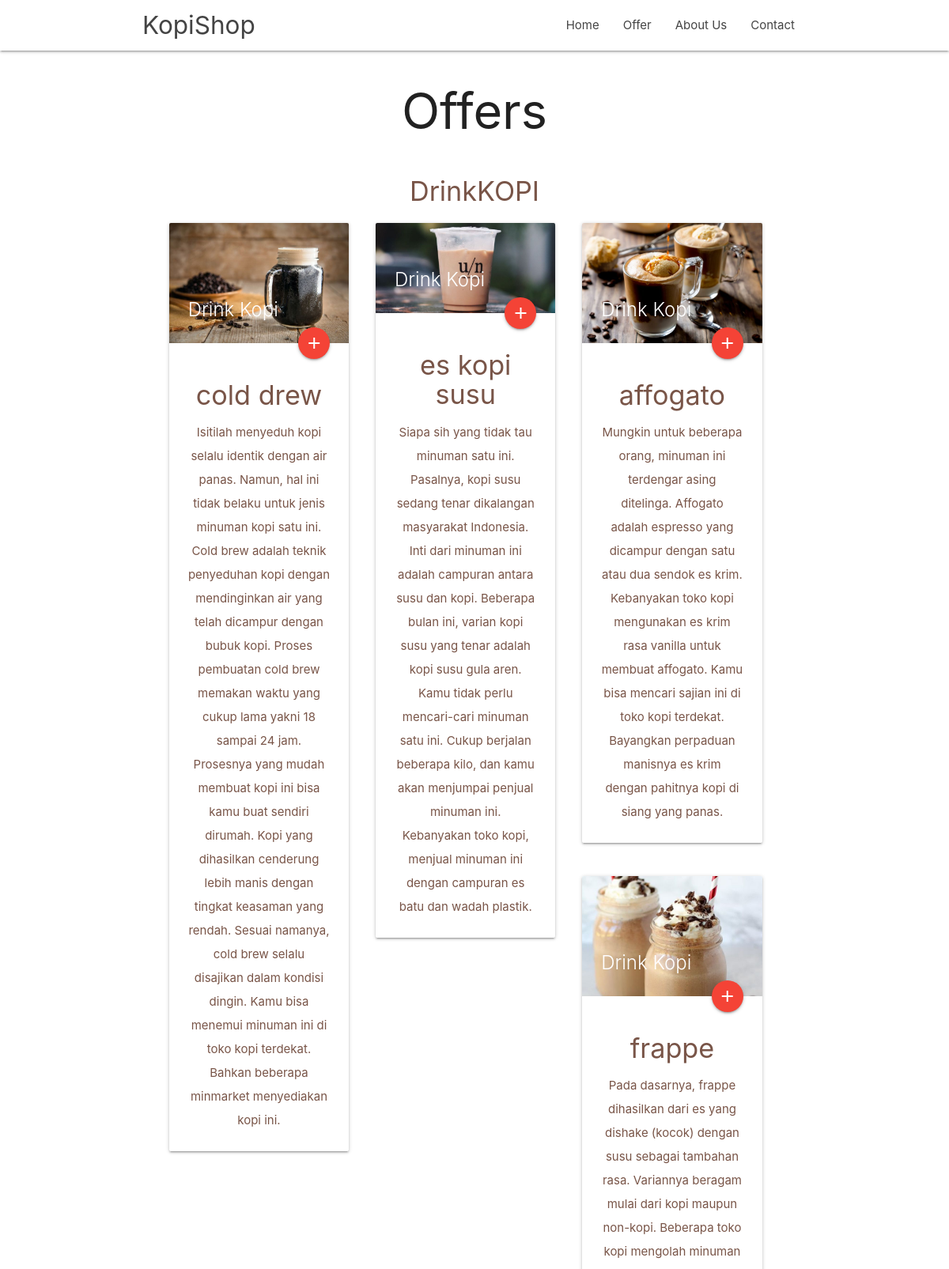
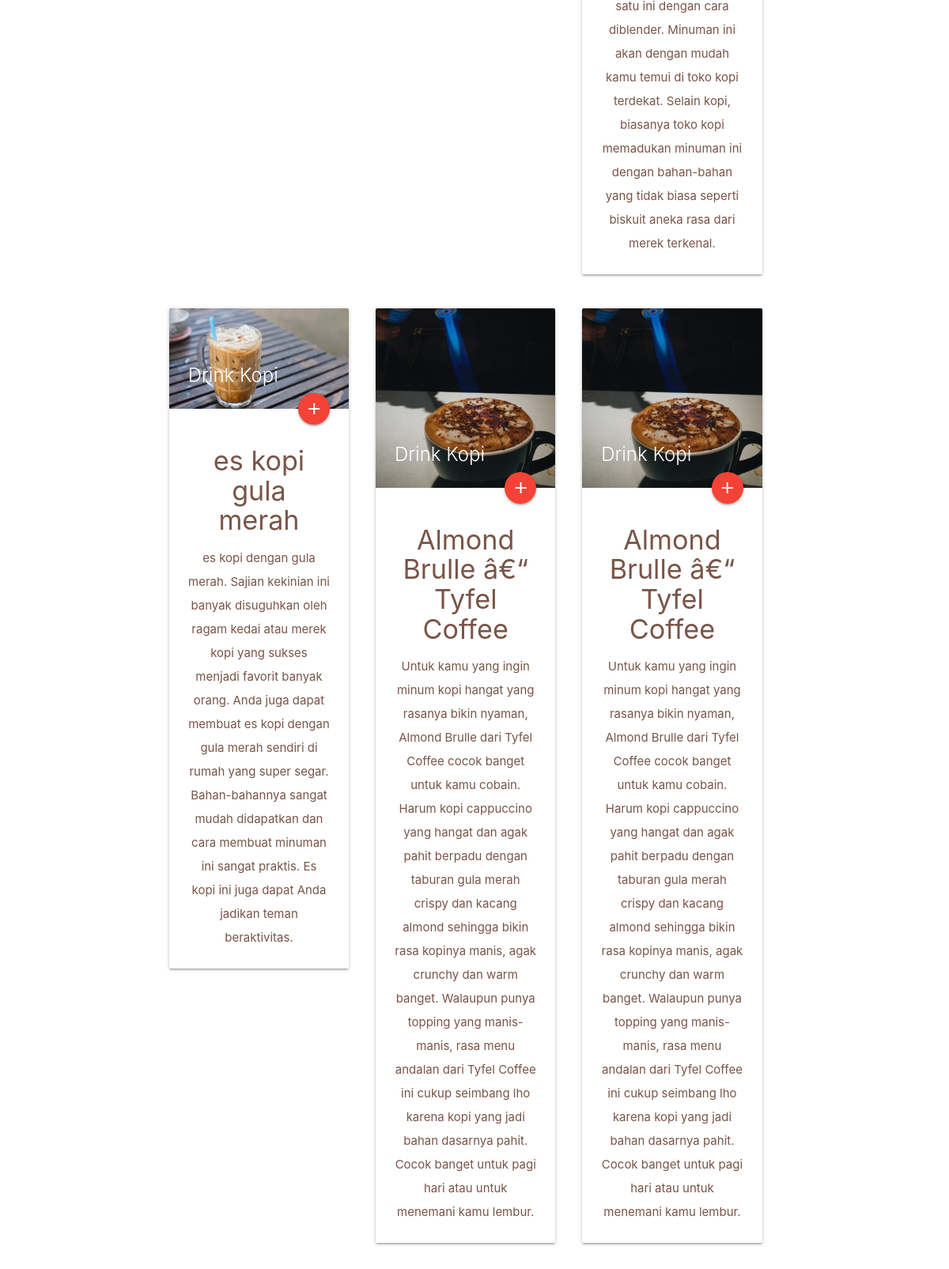
Screenshot of /offer.php (upper part) with the database file from the repository (2 pictures, top to bottom).
### tables this page shows
CREATE TABLE IF NOT EXISTS `makanan` (
`id_makanan` int(100) NOT NULL,
  `nama_makanan` varchar(100) NOT NULL,
  `gambar_makanan` varchar(100) NOT NULL,
  `deskripsi_makanan` varchar(1000) NOT NULL,
  `asal_makanan` varchar(500) NOT NULL,
  `bahan_makanan` varchar(500) NOT NULL
);

### functions.php (called while the page is built)
<?php
$conn = mysqli_connect("localhost","root","","kopishop");
function query($query){
	global $conn;
	$result = mysqli_query($conn,$query);
	$rows = [];
	while ($row = mysqli_fetch_assoc($result)) {
		$rows[] = $row;
	}
	return $rows;
}

### offer.php (the view, shortened to what this page needs)
<?php
    require 'functions.php';
?>
<!DOCTYPE html>
<html lang="en">
<head>
  <link href="css/materialize.css" type="text/css" rel="stylesheet" media="screen,projection"/>
  <link href="css/style.css" type="text/css" rel="stylesheet" media="screen,projection"/>
</head>
<body>
  <nav class="white" role="navigation">
    <div class="nav-wrapper container">
      <a id="logo-container" href="#" class="brand-logo">KopiShop</a>
      <ul class="right hide-on-med-and-down">
        <li><a href="abror.php">Home</a></li>
        <li><a href="offer.php">Offer</a></li>
        <li><a href="about us.php">About Us</a></li>
        <li><a href="contact.php">Contact</a></li>
      </ul>
    </div>
  </nav>
<h1><center> Offers</center></h1>
<div class="container">
  <div class="row">
    <div class="col s12 center">
      <h3<i class="mdi-content-send brown-text"></i></h3>
      <h4>DrinkKOPI</h4>
      <?php
      $makanan =query ("SELECT * FROM makanan");
      foreach ($makanan as $row ) :
       ?>
     <div class="">
        <div class="row col s4">
        <div class="col">
            <div class="card">
              <div class="card-image">
                <img src="admin/img/<?php echo $row ['gambar_makanan']; ?>">
                <span class="card-title">Drink Kopi</span>
                <a class="btn-floating halfway-fab waves-effect waves-light red"><i class="material-icons">add</i></a>
              </div>
              <div class="card-content">
                <p><h4><?php echo $row ['nama_makanan']; ?></h4></p>
                <p><?php echo $row ['deskripsi_makanan']; ?></p>
            </div>
          </div>
        </div>
      </div>
    </div>
         <?php endforeach; ?>
    </div>
  </div>
</div>
  </body>
</html>

### css/style.css (style rules this page uses)
nav ul a, nav .brand-logo { color: #444; }
p { line-height: 2rem; }

### rows the page displays
makanan: gambar_makanan (picture), nama_makanan "cold drew", deskripsi_makanan "Isitilah menyeduh kopi selalu identik dengan air panas. Namun, hal ini tidak belaku untuk jenis minuman kopi satu ini. Cold brew adalah teknik penyeduhan kopi dengan mendinginkan air yang telah dicampur dengan bubuk kopi. Proses pembuatan cold brew memakan waktu yang cukup lama yakni 18 sampai 24 jam. Prosesnya yang mudah membuat kopi ini bisa kamu buat sendiri dirumah. Kopi yang dihasilkan cenderung lebih manis dengan tingkat keasaman yang rendah. Sesuai namanya, cold brew selalu disajikan dalam kondisi dingin. Kamu bisa menemui minuman ini di toko kopi terdekat. Bahkan beberapa minmarket menyediakan kopi ini."
makanan: gambar_makanan (picture), nama_makanan "es kopi susu", deskripsi_makanan "Siapa sih yang tidak tau minuman satu ini. Pasalnya, kopi susu sedang tenar dikalangan masyarakat Indonesia. Inti dari minuman ini adalah campuran antara susu dan kopi. Beberapa bulan ini, varian kopi susu yang tenar adalah kopi susu gula aren. Kamu tidak perlu mencari-cari minuman satu ini. Cukup berjalan beberapa kilo, dan kamu akan menjumpai penjual minuman ini. Kebanyakan toko kopi, menjual minuman ini dengan campuran es batu dan wadah plastik."
makanan: gambar_makanan (picture), nama_makanan "affogato", deskripsi_makanan "Mungkin untuk beberapa orang, minuman ini terdengar asing ditelinga. Affogato adalah espresso yang dicampur dengan satu atau dua sendok es krim. Kebanyakan toko kopi mengunakan es krim rasa vanilla untuk membuat affogato. Kamu bisa mencari sajian ini di toko kopi terdekat. Bayangkan perpaduan manisnya es krim dengan pahitnya kopi di siang yang panas."
makanan: gambar_makanan (picture), nama_makanan "frappe", deskripsi_makanan "Pada dasarnya, frappe dihasilkan dari es yang dishake (kocok) dengan susu sebagai tambahan rasa. Variannya beragam mulai dari kopi maupun non-kopi. Beberapa toko kopi mengolah minuman satu ini dengan cara diblender. Minuman ini akan dengan mudah kamu temui di toko kopi terdekat. Selain kopi, biasanya toko kopi memadukan minuman ini dengan bahan-bahan yang tidak biasa seperti biskuit aneka rasa dari merek terkenal."
makanan: gambar_makanan (picture), nama_makanan "es kopi gula merah", deskripsi_makanan "es kopi dengan gula merah. Sajian kekinian ini banyak disuguhkan oleh ragam kedai atau merek kopi yang sukses menjadi favorit banyak orang. Anda juga dapat membuat es kopi dengan gula merah sendiri di rumah yang super segar. Bahan-bahannya sangat mudah didapatkan dan cara membuat minuman ini sangat praktis. Es kopi ini juga dapat Anda jadikan teman beraktivitas."
makanan: gambar_makanan (picture), nama_makanan "Almond Brulle â€“ Tyfel Coffee", deskripsi_makanan "Untuk kamu yang ingin minum kopi hangat yang rasanya bikin nyaman, Almond Brulle dari Tyfel Coffee cocok banget untuk kamu cobain. Harum kopi cappuccino yang hangat dan agak pahit berpadu dengan taburan gula merah crispy dan kacang almond sehingga bikin rasa kopinya manis, agak crunchy dan warm banget. Walaupun punya topping yang manis-manis, rasa menu andalan dari Tyfel Coffee ini cukup seimbang lho karena kopi yang jadi bahan dasarnya pahit. Cocok banget untuk pagi hari atau untuk menemani kamu lembur."
makanan: gambar_makanan (picture), nama_makanan "Almond Brulle â€“ Tyfel Coffee", deskripsi_makanan "Untuk kamu yang ingin minum kopi hangat yang rasanya bikin nyaman, Almond Brulle dari Tyfel Coffee cocok banget untuk kamu cobain. Harum kopi cappuccino yang hangat dan agak pahit berpadu dengan taburan gula merah crispy dan kacang almond sehingga bikin rasa kopinya manis, agak crunchy dan warm banget. Walaupun punya topping yang manis-manis, rasa menu andalan dari Tyfel Coffee ini cukup seimbang lho karena kopi yang jadi bahan dasarnya pahit. Cocok banget untuk pagi hari atau untuk menemani kamu lembur."
